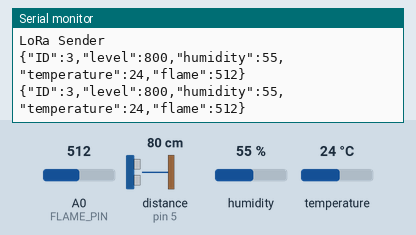
Bench run of a sketch on a simulated Arduino Uno, built with avr-gcc and run on an emulated ATmega328P. Parts: the last lines printed to the serial monitor. The test bench sets the inputs (shaded band); at power-on: distance to the obstacle (sensor on pin 5) 80 cm, humidity 55 %, A0 (FLAME_PIN) = 512, temperature 24 °C. The echo pulse lasts 58.3 µs per cm; no radio packets arrive unless stated.

Above: at 1.9 s.
2.0 s: distance to the obstacle (sensor on pin 5) set to 2 cm
At 3.4 s:
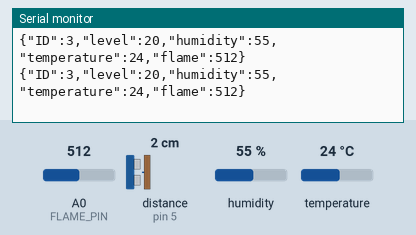
3.5 s: distance to the obstacle (sensor on pin 5) set to 9 cm
At 5.3 s:
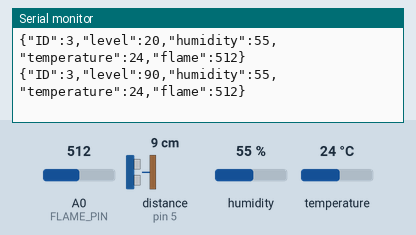
9.8 s: humidity set to 22 %
At 10.2 s:
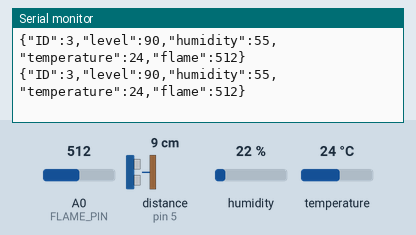
11.3 s: A0 (FLAME_PIN) set to 716
At 12.6 s:
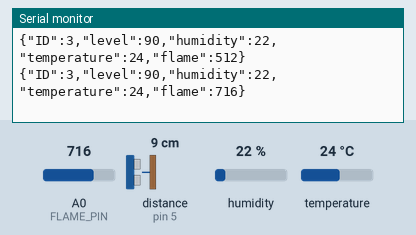
12.8 s: temperature set to 12 °C
At 14.2 s:
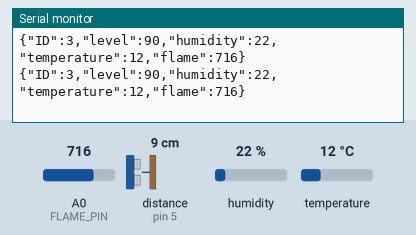
14.3 s: distance to the obstacle (sensor on pin 5) set to 18 cm
At 15.5 s:
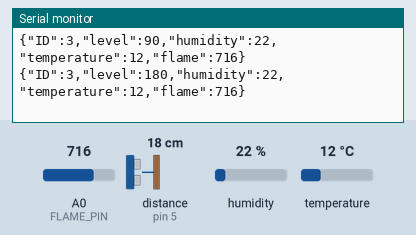
Timing chart, 0 to 17.3 s (numbered marks = the images above; inputs shaded):
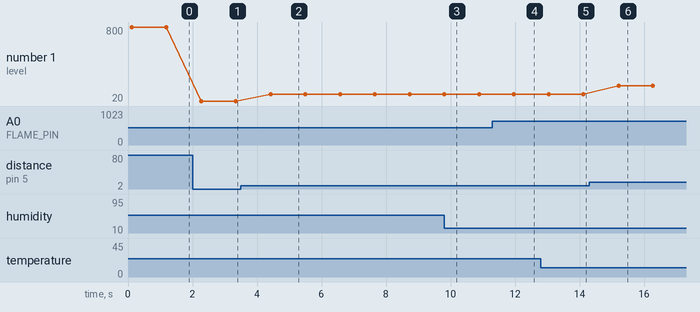

The sketch:

LoRaJSONSender.ino
```cpp
#include <SPI.h>
#include <LoRa.h>
#include <Arduino_JSON.h>
#include "DHT.h"
#include <hcsr04.h>

#define DHTTYPE DHT11   // DECLARE DHT 11
#define DHTPIN 3 // DHT 11 PIN 3
DHT dht(DHTPIN, DHTTYPE); // DHT object

#define TRIG_PIN 4 // Ultrasonic TRIGGER PIN
#define ECHO_PIN 5 // Ultrasonic ECHO PIN
HCSR04 hcsr04(TRIG_PIN, ECHO_PIN, 20, 4000); // Ultrasonic object

int FLAME_PIN=A0;

const int TRASHBIN = 3;

void setup() {
  Serial.begin(9600);
  while (!Serial);

  Serial.println("LoRa Sender");
  dht.begin(); // begin DHT

  if (!LoRa.begin(915E6)) {
    Serial.println("Starting LoRa failed!");
    while (1);
  }
}

void loop() {

  // create trash info object
  JSONVar trashObject;
  trashObject["ID"] = TRASHBIN;
  trashObject["level"] = hcsr04.distanceInMillimeters();
  trashObject["humidity"] = dht.readHumidity();
  trashObject["temperature"] = dht.readTemperature();
  trashObject["flame"] = analogRead(0);

  String trashmsg = JSON.stringify(trashObject);

  // send packet
  LoRa.beginPacket();
  LoRa.print(trashmsg);
  LoRa.endPacket();

  // log packet
  Serial.println(trashmsg);

  delay(1000);
}
```

Measured:
- after the input at 2.0 s, the serial monitor: prints a new line after 0.27 s (image 1)
- after the input at 3.5 s, the serial monitor: prints a new line after 0.93 s (image 2)
- after the input at 11.3 s, the serial monitor: prints a new line after 0.66 s (image 4)
- after the input at 12.8 s, the serial monitor: prints a new line after 0.25 s (image 5)
- after the input at 14.3 s, the serial monitor: prints a new line after 0.91 s (image 6)
- plotted number 1: 800 → 20 after the input at 2.0 s, 20 → 90 after the input at 3.5 s, 90 → 180 after the input at 14.3 s
